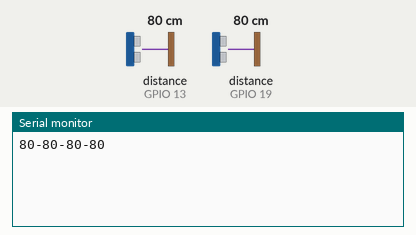
This sketch was run on a simulated ESP32. Shown: the last lines printed to the serial monitor. Wiring (inferred from the names in the program): 2 × ultrasonic range finder: trigger GPIO 12, echo GPIO 13 / trigger GPIO 18, echo GPIO 19. The inputs (shaded band) are chosen by the test bench; at power-on: distance to the obstacle (sensors on GPIO 13, GPIO 19) 80 cm. The echo pulse lasts 58.3 µs per cm.

Above: at 1.2 s.
1.3 s: distance to the obstacle (sensor on GPIO 13) set to 2 cm
At 2.3 s:
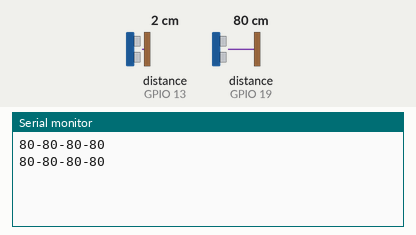
2.8 s: distance to the obstacle (sensor on GPIO 19) set to 2 cm
At 3.6 s:
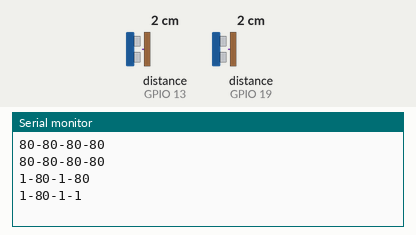
4.3 s: distance to the obstacle (sensor on GPIO 13) set to 4 cm
At 5.5 s:
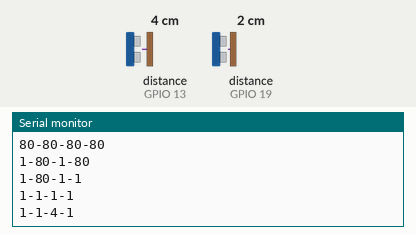
5.8 s: distance to the obstacle (sensor on GPIO 19) set to 4 cm
At 5.8 s:
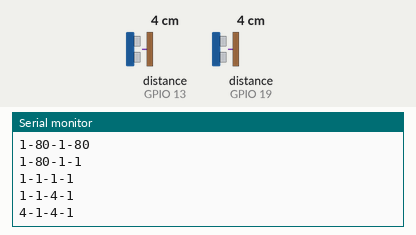
Timing chart, 0 to 8.3 s (numbered marks = the images above; inputs shaded):
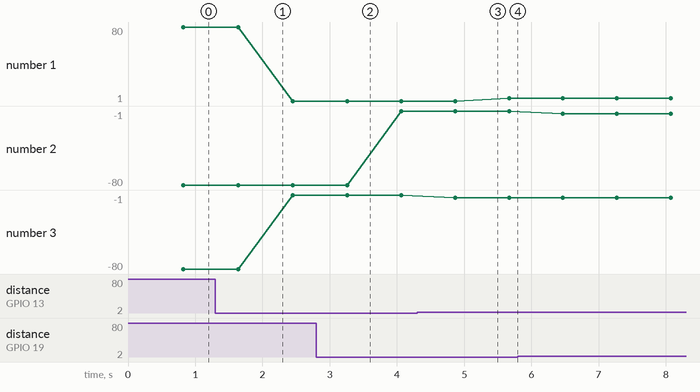

Measured:
- after the input at 2.8 s, the serial monitor: prints a new line after 0.46 s (image 2)
- after the input at 4.3 s, the serial monitor: prints a new line after 0.56 s (image 3)
- plotted number 1: 80 → 1 after the input at 1.3 s, 1 → 4 after the input at 4.3 s
- plotted number 3: -80 → -1 after the input at 1.3 s, -1 → -4 after the input at 4.3 s

The sketch:

sketch_nov09a.ino
```cpp
const int trigPin = 12;
const int echoPin = 13;
const int trigPin1 = 18;
const int echoPin1 = 19;
const int trigPin2 = 25;
const int echoPin2 = 26;
const int trigPin3 = 33;
const int echoPin3 = 32;

long duration;
long distance;
long sensor1;
long sensor2;
long sensor3;
long sensor4;

void setup() {
  //Initiate serial monitor
  Serial.begin (9600);

  //Specifies the pins behavior
  pinMode(trigPin, OUTPUT);
  pinMode(echoPin, INPUT);
   pinMode(trigPin1, OUTPUT);
  pinMode(echoPin1, INPUT);
  pinMode(trigPin2, OUTPUT);
  pinMode(echoPin2, INPUT);
   pinMode(trigPin3, OUTPUT);
  pinMode(echoPin3, INPUT);

}

void loop() {
 Sensor(trigPin,echoPin);
 sensor1=distance;
 Sensor(trigPin1,echoPin1);
 sensor2=distance;
  Sensor(trigPin,echoPin);
 sensor3=distance;
 Sensor(trigPin1,echoPin1);
 sensor4=distance;
 Serial.print(sensor1);
 Serial.print("-");
 Serial.print(sensor2);
  Serial.print("-");
  Serial.print(sensor3);
 Serial.print("-");
 Serial.print(sensor4);
 Serial.println(" ");

}
void Sensor(int trigPin,int echoPin)
{
    digitalWrite(trigPin, LOW);
 delayMicroseconds(5);
  digitalWrite(trigPin, HIGH);
   delayMicroseconds(10);
  digitalWrite(trigPin, LOW) ;

  //Reads the echoPin and the time it
  //took for the HIGH pulse to return
  duration = pulseIn(echoPin, HIGH);


  //Calculating the distance in cm
  distance = (duration/2) / 29.1;


delay(200);
  }
```
